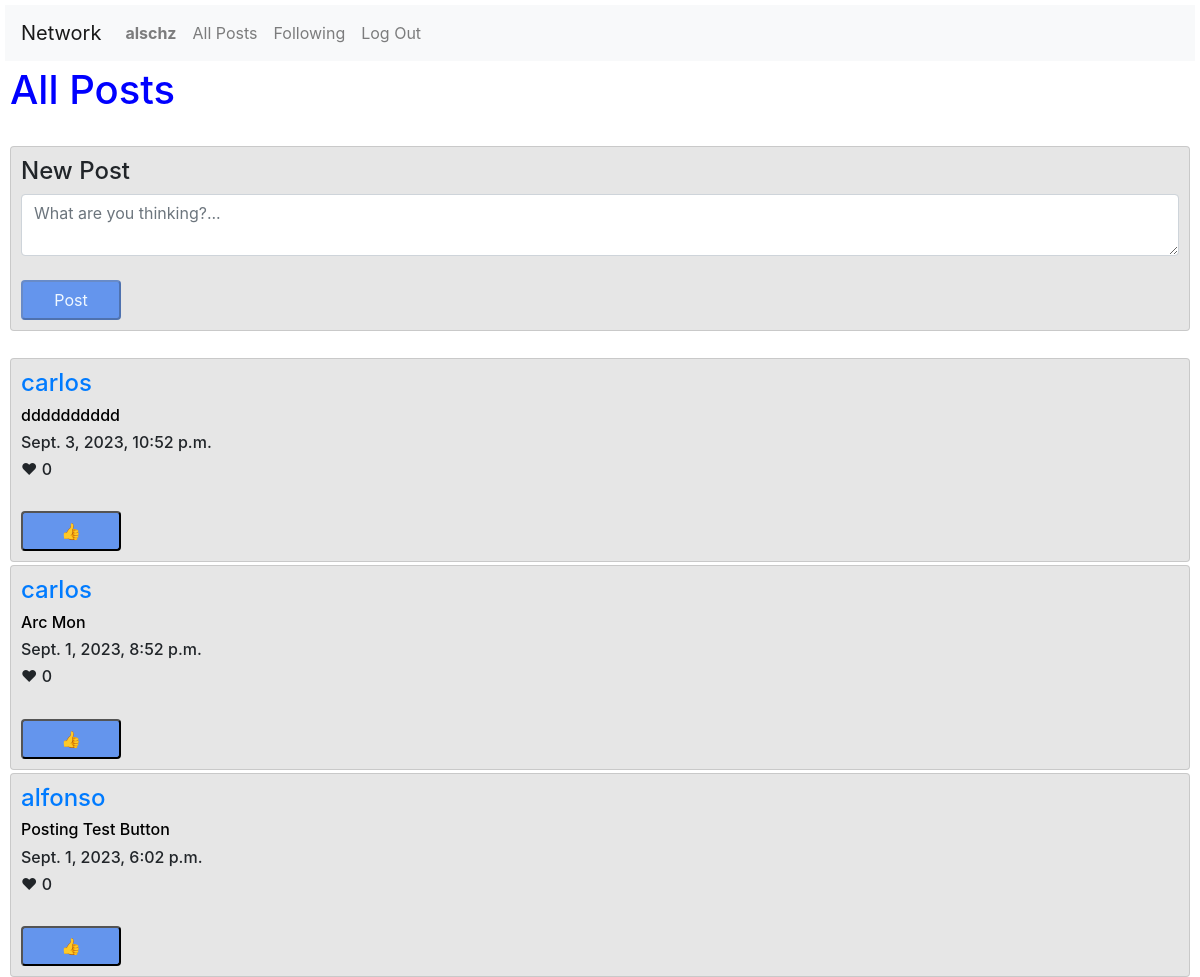
The app's page / (signed in, upper part), older data.
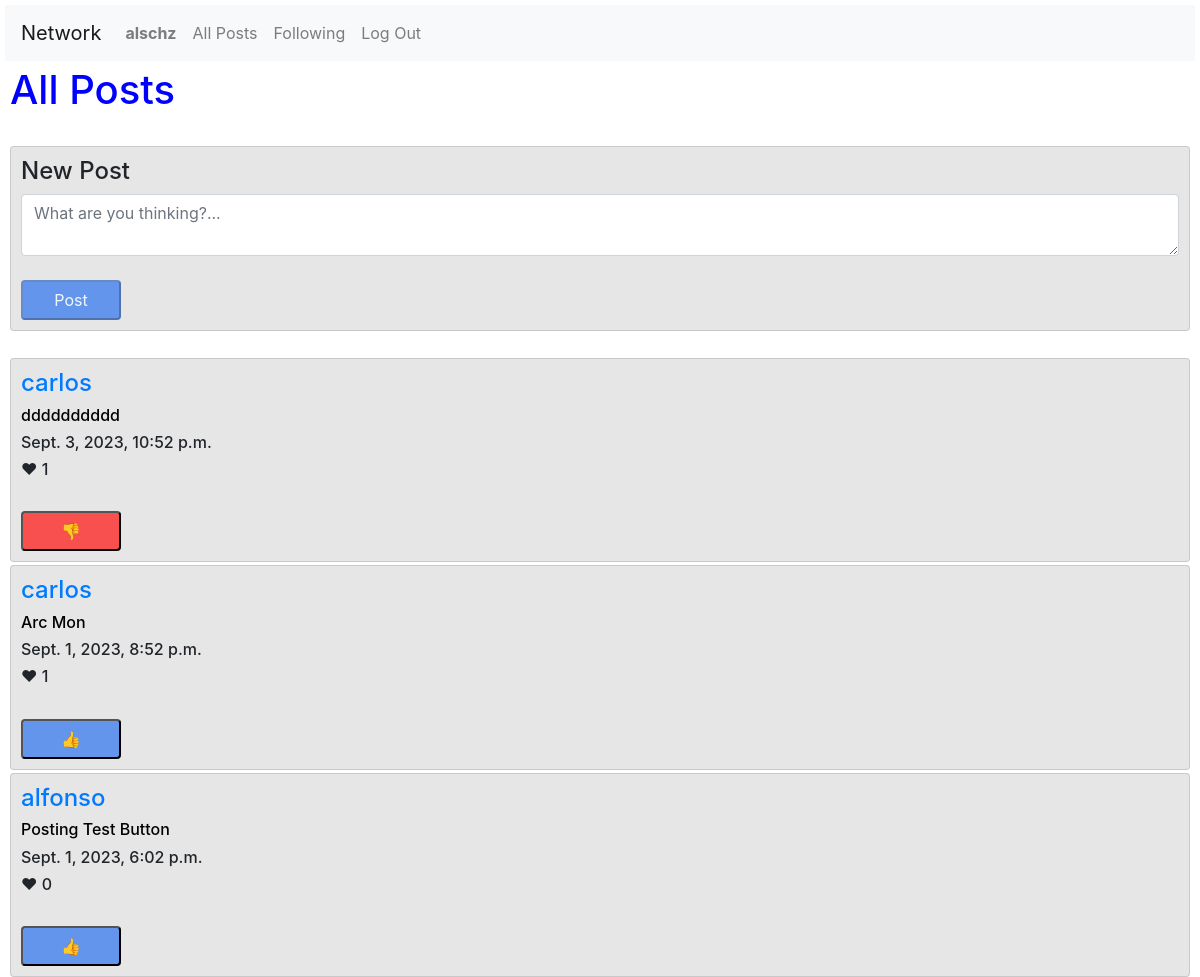
The same page, newer data.
### network/models.py (models this page shows, shortened)
class Post(models.Model):
    user = models.ForeignKey(User, on_delete=models.CASCADE, related_name="poster")
    content = models.TextField(max_length=180, null=False)
    timestamp = models.DateTimeField(auto_now_add=True)
    like = models.IntegerField(default=0)

class User(AbstractUser):
    pass

### network/views.py (the view, shortened to what this page needs)
# urls.py: path("", views.index, name="index"),
def index(request):
    all_posts = Post.objects.all().order_by("-timestamp")
    posts = []
    for i in range(0, len(all_posts)):
        posts.append(all_posts[i])
    posts.sort(key=lambda post: post.id, reverse=True)
    paginator = Paginator(posts, 10)
    page_number = request.GET.get("page")
    page_obj = paginator.get_page(page_number)
    likes = UserLike.objects.filter(user_id=request.user.id)
    liked_posts = []
    for i in range(0, len(likes)):
        for j in range(0, len(posts)):
            if likes[i].post_like == posts[j]:
                liked_posts.append(posts[j])
    return render(request, "network/index.html",
                  {"posts": page_obj,
                   "likes": liked_posts,
                   })

### network/templates/network/index.html (shortened to what this page needs)
{% extends "network/layout.html" %}
{% block body %}
    <h1>All Posts</h1>
    <br>
    {% if user.is_authenticated %}
    <form action="{% url 'index' %}" method="post">
        <div class="card">
            <h4>New Post</h4>
            <textarea autocomplete="off" class="form-control" id="post_area" name="newPost" placeholder="What are you thinking?..."></textarea>
            <br>
            <button id="post_button" type="submit" style="background-color: cornflowerblue; border-radius: 4px;" disabled>Post</button>
        </div>
    </form>
    {% endif %}
    <br>
    {% for post in posts %}
        <div class="card">
            <h4><a href="{% url 'profile' post.user %}">{{post.user}}</a></h4>
            <div id="post_{{post.id}}">
                <h6><a id="anchor_{{post.id}}" class="anchor_content" href="{% url 'post_page' post.id %}">{{post.content}}</a></h6>
                <h6> {{post.timestamp}} </h6>
                <h6 id="like_{{post.id}}">&#10084; {{post.like}}</h6>
                <br>
                {% if user.is_authenticated %}
                    {% if post in likes %}
                        <div id="div_dislike_{{post.id}}" style="display: block;">
                            <button style="background-color:  rgb(248, 79, 79); border-radius: 4px;" name="dislike" value="{{post.id}}">&#128078;</button>
                        </div>
                    {% else %}
                        <div id="div_like_{{post.id}}" style="display: block;">
                            <button style="background-color: cornflowerblue; border-radius: 4px;" name="like" value="{{post.id}}">&#128077;</button>
                        </div>
                    {% endif %}
                {% endif %}
            </div>
        </div>
    {% endfor %}
{% endblock %}

Row changes from the older to the newer data that the page shows:
changed Post "dddddddddd": like "0" → "1"; text "👍" → "👎"
changed Post "Arc Mon": like "0" → "1"
